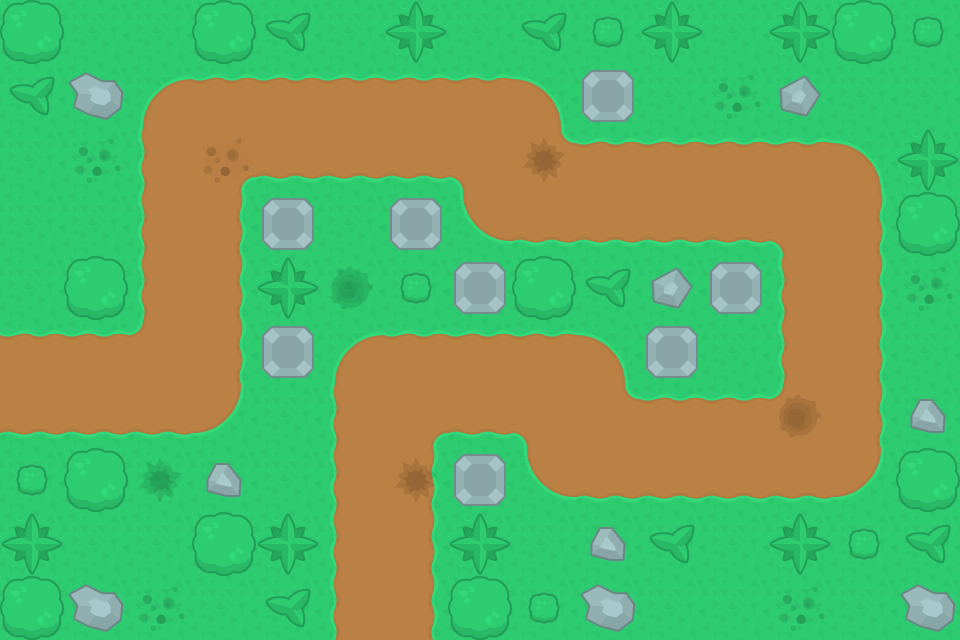

Below is a game level as drawn by its tile map, then a one-line description and the .tmx file that defines it, in full:
An orthogonal 15x10 tile map with 64x64 px tiles, 3 tile layers (Tiles, Locations, Decorations), 2 tilesets and 1 object (Waypoints).

<map version="1.10" tiledversion="1.10.2" orientation="orthogonal" renderorder="right-down" width="15" height="10" tilewidth="64" tileheight="64" infinite="0" nextlayerid="5" nextobjectid="2">
 <tileset firstgid="1" source="Tilesets/Tiles.tsx" />
 <tileset firstgid="15" source="Tilesets/Decorations.tsx" />
 <layer id="1" name="Tiles" width="15" height="10" locked="1">
  <data encoding="csv">
2,2,2,2,2,2,2,2,2,2,2,2,2,2,2,
2,2,7,3,3,3,3,3,8,2,2,2,2,2,2,
2,2,5,11,4,4,4,12,13,3,3,3,3,8,2,
2,2,5,6,2,2,2,9,4,4,4,4,12,6,2,
2,2,5,6,2,2,2,2,2,2,2,2,5,6,2,
3,3,14,6,2,7,3,3,3,8,2,2,5,6,2,
4,4,4,10,2,5,11,4,12,13,3,3,14,6,2,
2,2,2,2,2,5,6,2,9,4,4,4,4,10,2,
2,2,2,2,2,5,6,2,2,2,2,2,2,2,2,
2,2,2,2,2,5,6,2,2,2,2,2,2,2,2
</data>
 </layer>
 <layer id="3" name="Locations" width="15" height="10" locked="1">
  <data encoding="csv">
0,0,0,0,0,0,0,0,0,0,0,0,0,0,0,
0,0,0,0,0,0,0,0,0,1,0,0,0,0,0,
0,0,0,0,0,0,0,0,0,0,0,0,0,0,0,
0,0,0,0,1,0,1,0,0,0,0,0,0,0,0,
0,0,0,0,0,0,0,1,0,0,0,1,0,0,0,
0,0,0,0,1,0,0,0,0,0,1,0,0,0,0,
0,0,0,0,0,0,0,0,0,0,0,0,0,0,0,
0,0,0,0,0,0,0,1,0,0,0,0,0,0,0,
0,0,0,0,0,0,0,0,0,0,0,0,0,0,0,
0,0,0,0,0,0,0,0,0,0,0,0,0,0,0
</data>
 </layer>
 <layer id="4" name="Decorations" width="15" height="10" locked="1">
  <data encoding="csv">
15,0,0,15,18,0,17,0,18,16,17,0,17,15,16,
18,19,0,0,0,0,0,0,0,0,0,24,20,0,0,
0,24,0,24,0,0,0,0,23,0,0,0,0,0,17,
0,0,0,0,0,0,0,0,0,0,0,0,0,0,15,
0,15,0,0,17,22,16,0,15,18,20,0,0,0,24,
0,0,0,0,0,0,0,0,0,0,0,0,0,0,0,
0,0,0,0,0,0,0,0,0,0,0,0,22,0,21,
16,15,23,21,0,0,23,0,0,0,0,0,0,0,15,
17,0,0,15,17,0,0,17,0,21,18,0,17,16,18,
15,19,24,0,18,0,0,15,16,19,0,0,24,0,19
</data>
 </layer>
 <objectgroup id="2" name="Waypoints" locked="1">
  <object id="1" name="Waypoints" x="0" y="384">
   <polyline points="0,0 192,0 192,-256 512,-256 512,-192 832,-192 832,64 576,64 576,0 384,0 384,256" />
  </object>
 </objectgroup>
</map>
